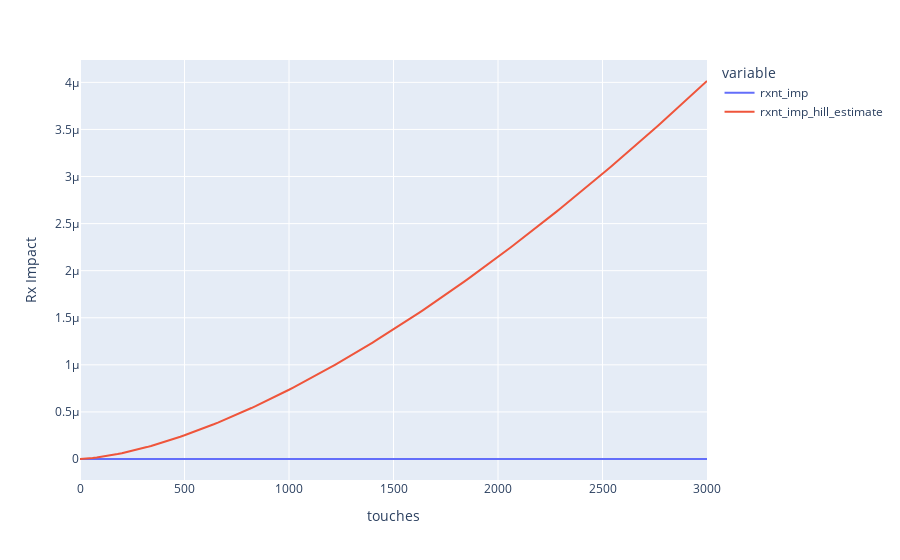

The cell this chart's notebook holds for it:
### Code cell
response_curves.plot(channel3['resp_df'], 'touches', ['rxnt_imp', 'rxnt_imp_hill_estimate'])

### Figure 1 — Plotly figure (JSON) as saved in the notebook; plotly's stock layout.template omitted (floating-point values rounded to 4 significant figures; data arrays with more than 128 entries replaced by an {"elided": "..."} marker saying what was removed)
{"data": [{"hovertemplate": "variable=rxnt_imp<br>touches=%{x}<br>value=%{y}<extra></extra>", "legendgroup": "rxnt_imp", "line": {"color": "#636efa", "dash": "solid"}, "marker": {"symbol": "circle"}, "mode": "lines", "name": "rxnt_imp", "orientation": "v", "showlegend": true, "type": "scatter", "x": {"elided": "151 int values"}, "xaxis": "x", "y": {"elided": "151 int values"}, "yaxis": "y"}, {"hovertemplate": "variable=rxnt_imp_hill_estimate<br>touches=%{x}<br>value=%{y}<extra></extra>", "legendgroup": "rxnt_imp_hill_estimate", "line": {"color": "#EF553B", "dash": "solid"}, "marker": {"symbol": "circle"}, "mode": "lines", "name": "rxnt_imp_hill_estimate", "orientation": "v", "showlegend": true, "type": "scatter", "x": {"elided": "151 int values"}, "xaxis": "x", "y": {"elided": "151 float values"}, "yaxis": "y"}], "layout": {"legend": {"title": {"text": "variable"}, "tracegroupgap": 0}, "margin": {"t": 60}, "xaxis": {"anchor": "y", "domain": [0, 1], "title": {"text": "touches"}}, "yaxis": {"anchor": "x", "domain": [0, 1], "title": {"text": "Rx Impact"}}}}
